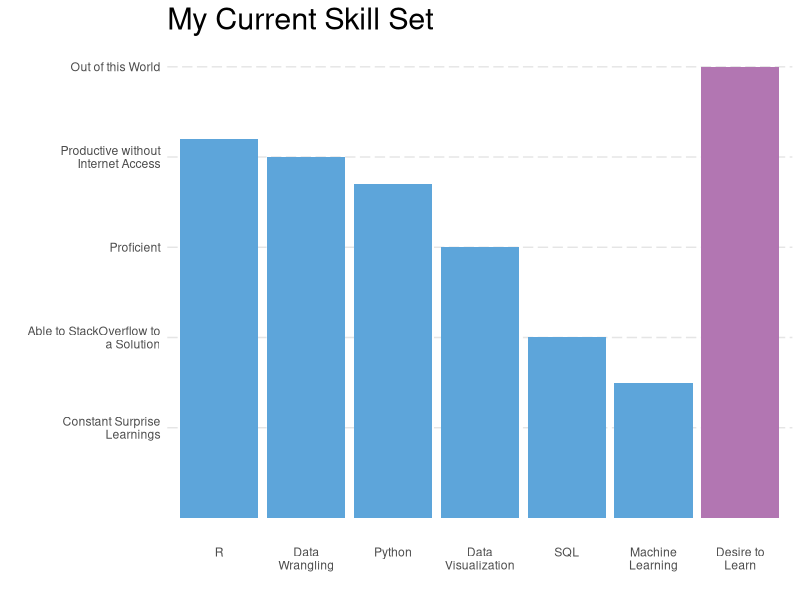
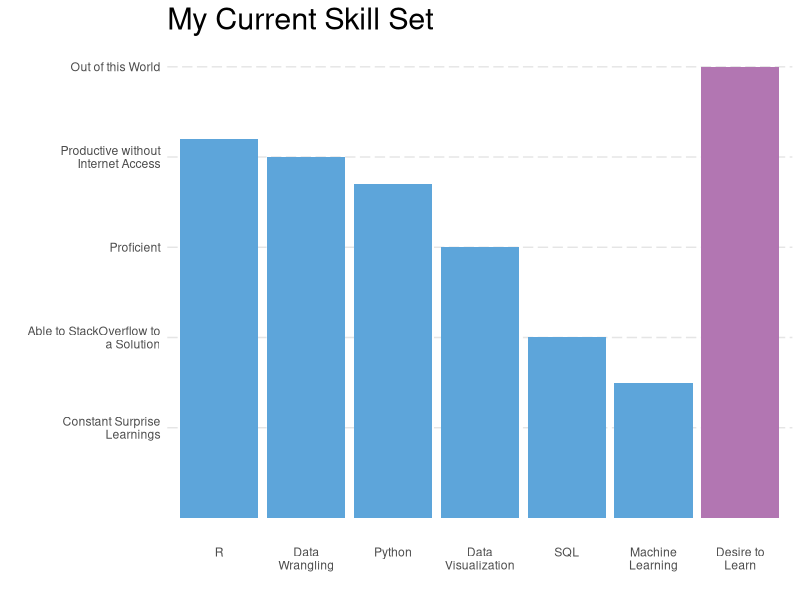

Generate these figures, in order, with R:
## ---- chunk 1
library(ggplot2)
library(stringr)
library(magrittr)

skill_list <- c("R",
                "Data Wrangling",
                "Python",
                "Data Visualization",
                "SQL",
                "Machine Learning",
                "Desire to Learn"
                )
skill_level <- c(4.2,
                 4,
                 3.7,
                 3,
                 2,
                 1.5,
                 5)

skills <- data.frame(skill_list, skill_level, 
                     stringsAsFactors = FALSE)

skills$skill_list <- str_wrap(skills$skill_list, width = 10)

skills$skill_list <-factor(skills$skill_list, 
                           levels = skills$skill_list)

levels <- c("Constant Surprise Learnings", 
            "Able to StackOverflow to a Solution",
            "Proficient",
            "Productive without Internet Access",
            "Out of this World"
            ) %>%
            str_wrap(width = 25)

fill_colors <- c("#5DA5DA","#5DA5DA","#5DA5DA",
                 "#5DA5DA","#5DA5DA","#5DA5DA", "#B276B2")

ggplot(data = skills, aes(x = skill_list, y = skill_level)) +
    scale_y_continuous(breaks = 1:5, labels = levels)+
    labs(title = 'My Current Skill Set', x = '', y = '')+
    geom_bar(stat="identity", fill = fill_colors)+
    theme(panel.grid.major = element_line(colour = "gray90", linetype = "longdash"),
          panel.grid.major.x = element_blank(),
          panel.grid.minor.x = element_blank(),
          panel.background = element_blank(),
          panel.border = element_blank(),
          axis.ticks= element_blank(),
          plot.title = element_text(size = rel(2), vjust=1))


ggsave("../../../img/skills.png")
#FAA43A - orange
#B276B2 - purple
